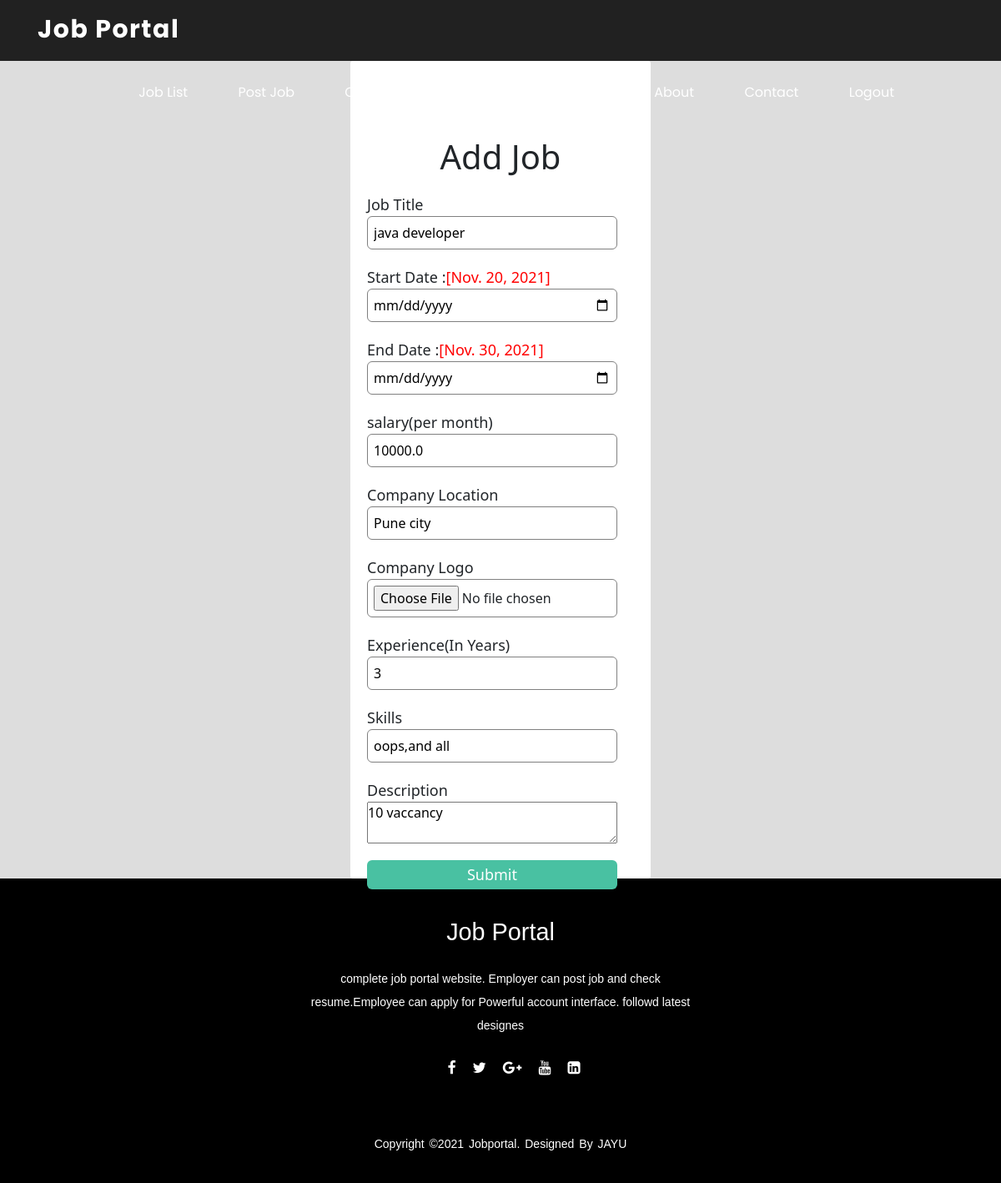
The app's page /edit_jobdetail/3 (signed in), older data.
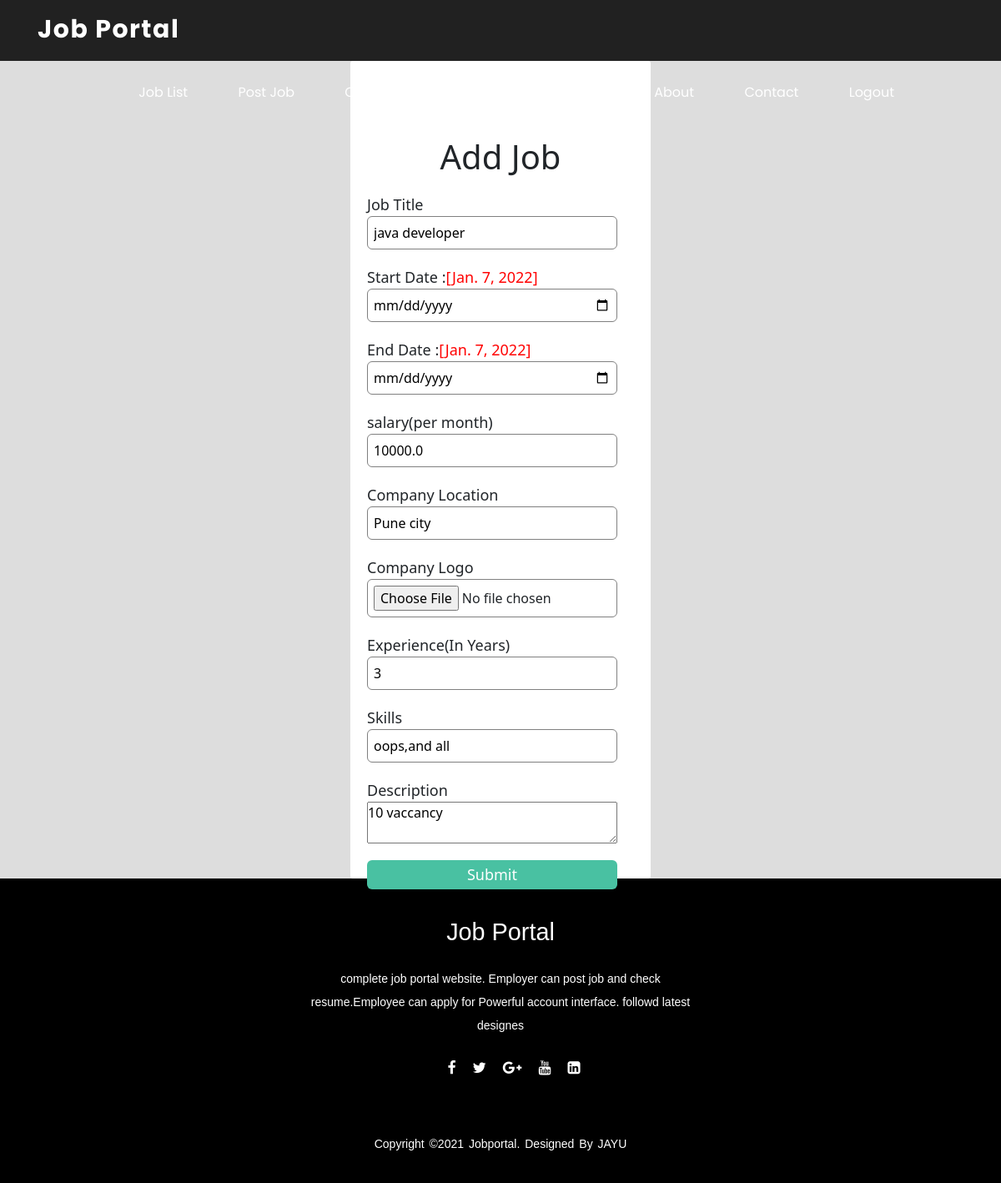
The same page, newer data.
### job/models.py (models this page shows, shortened)
class jobs(models.Model):
    recruiter1 = models.ForeignKey(recruiter,on_delete=models.CASCADE)
    start_date=models.DateField()
    end_date=models.DateField()
    title=models.CharField(max_length=20)
    salary=models.FloatField(max_length=20)
    description=models.CharField(max_length=100)
    image=models.FileField()
    experience=models.CharField(max_length=100)
    location=models.CharField(max_length=20)
    skills=models.CharField(max_length=100)
    creation_date=models.DateField()

### job/views.py (the view, shortened to what this page needs)
# urls.py: path('edit_jobdetail/<int:pid>',views.edit_jobdetail,name='edit_jobdetail'),
def edit_jobdetail(request,pid):
    if not request.user.is_authenticated:
        return redirect('recruiter_login')
    error=""
    job=jobs.objects.get(id=pid)
    d={'error':error,'job':job}
    return render(request,'job/edit_jobdetail.html',d)

### templates/job/edit_jobdetail.html (shortened to what this page needs)
{% extends 'job/recruiter_navigation.html' %}
{% load static %}
{% block content %}
<div class="bg1">
<div class="signup-box2">
      <h1>Add Job </h1>
      <form method="post" enctype="multipart/form-data">
        <label>Job Title</label>
        <input type="text" placeholder="" name="jobtitle" value="{{job.title}}" required />
        <label>Start Date : <span style="color:red;"> [{{job.start_date}}]</span></label>
        <input type="date" placeholder="" name="start_date"/>
        <label>End Date : <span style="color:red;">[{{job.end_date}}]</span></label>
        <input type="date" placeholder="" name="end_date"/>
        <label>salary(per month)</label>
        <input type="text" placeholder="" name="salery" value="{{job.salary}}" />
        <label>Company Location</label>
        <input type="text" placeholder="" name="location" value="{{job.location}}" required />
        <label>Company Logo</label>
        <input type="file" name="logo" value="{{job.image}}" />
        <label>Experience(In Years)</label>
        <input type="text" placeholder="" name="experience" value="{{job.experience}}" />
        <label>Skills</label>
        <input type="text" placeholder="" name="skills" value="{{job.skills}}" />
        <label>Description</label>
        <textarea name="description" >{{job.description}}</textarea>
        <input type="submit" value="Submit"/>
      </form>
    </div>
    </div>
{% endblock content %}

Row changes from the older to the newer data that the page shows:
changed jobs "java developer": start_date "Nov. 20, 2021" → "Jan. 7, 2022"; end_date "Nov. 30, 2021" → "Jan. 7, 2022"
